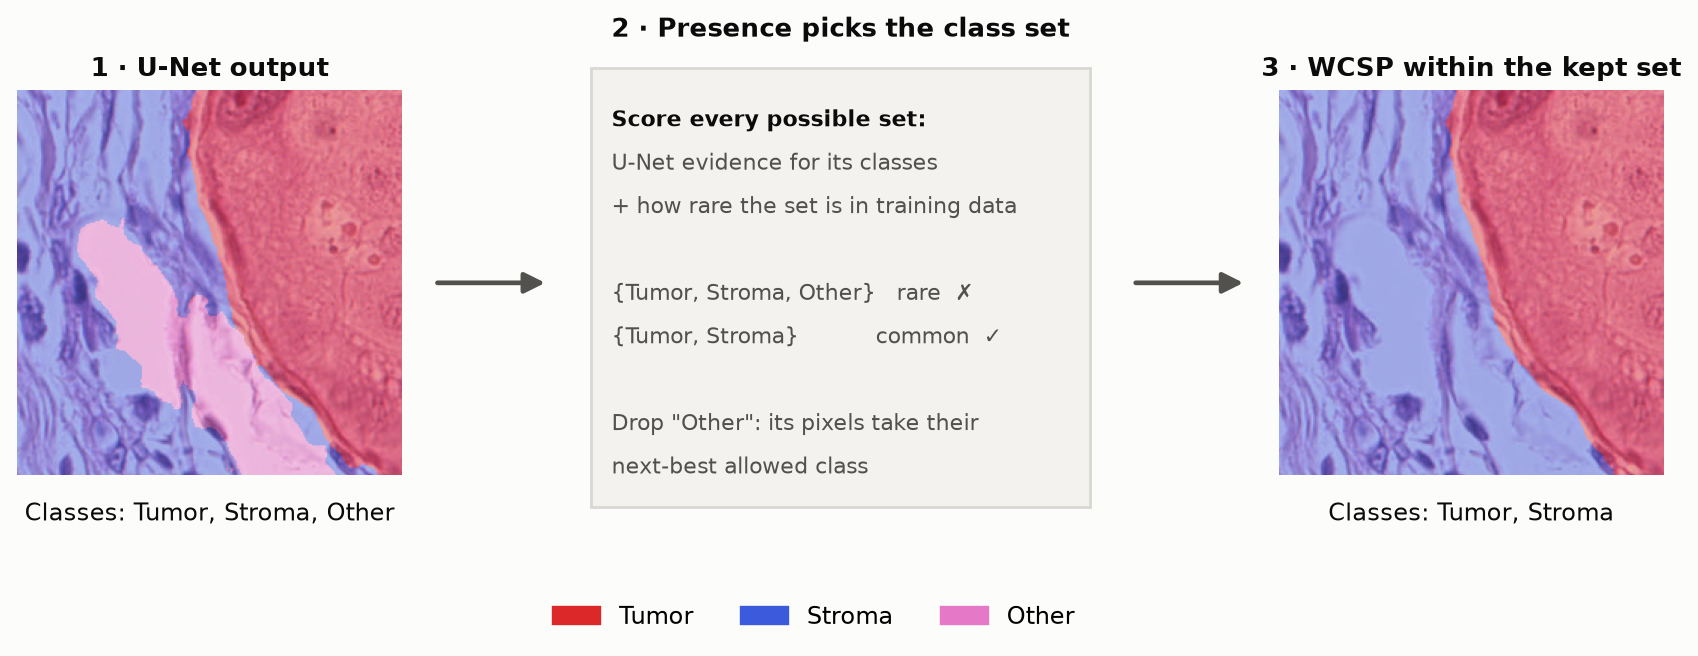

Recreate this plot in Python.
# How the presence rule works, on one real BCSS dev tile (tile 1 of the method examples):
# U-Net output and its class set -> presence picks an allowed set -> WCSP within that set.
#
#   python deliverables/figures_20261123/presence_diagram.py

import sys
from pathlib import Path

import matplotlib

matplotlib.use("Agg")
import matplotlib.pyplot as plt  # noqa: E402
import numpy as np  # noqa: E402

OUT = Path(__file__).resolve().parent
sys.path.insert(0, str(OUT.parents[1]))

from wcsp import pipeline  # noqa: E402
from wcsp.config import load_config  # noqa: E402
from wcsp.labels import COLORS, IGNORE  # noqa: E402
from wcsp.viz import overlay  # noqa: E402

TILE = "TCGA-D8-A1JG-DX1_xmin15677_ymin69205_MPP-0_512_3072_size512"
RUN = Path("/scratch1/ubhuwani/wcsp/runs/r_g3000/dev/shard_0000_of_0001.npz")
NAMES = ["Tumor", "Inflammatory", "Stroma", "Necrosis", "Other"]
INK, MUTED, SURFACE, BOX = "#0b0b0b", "#52514e", "#fcfcfb", "#f3f2ee"


def class_set(labels, target):
    ok = target != IGNORE
    share = np.bincount(labels[ok].astype(int), minlength=5)[:5] / ok.sum()
    return [NAMES[k] for k in range(5) if share[k] >= 0.01]


def main():
    cfg = load_config("experiments/bcss_wcsp/configs/bcss_rules.yaml")
    data = pipeline.dataset_for(cfg, "dev")
    sample = data[data.index(TILE)]
    z = np.load(RUN)
    i = [str(t) for t in z["ids"]].index(TILE)
    img, target, raw, out = sample.grid_image[..., :3], sample.grid_target, z["argmax"][i], z["wcsp"][i]

    fig = plt.figure(figsize=(12.5, 3.9))
    gs = fig.add_gridspec(1, 5, width_ratios=[1, 0.38, 1.35, 0.38, 1], wspace=0.05)
    panels = [(0, overlay(img, raw), "1 · U-Net output", "Classes: " + ", ".join(class_set(raw, target))),
              (4, overlay(img, out), "3 · WCSP within the kept set", "Classes: " + ", ".join(class_set(out, target)))]
    for col, im, title, sub in panels:
        ax = fig.add_subplot(gs[0, col])
        ax.imshow(im)
        ax.set_xticks([])
        ax.set_yticks([])
        for sp in ax.spines.values():
            sp.set_visible(False)
        ax.set_title(title, fontsize=11, color=INK, fontweight="bold")
        ax.text(0.5, -0.07, sub, transform=ax.transAxes, ha="center", va="top", fontsize=10, color=INK)

    mid = fig.add_subplot(gs[0, 2])
    mid.axis("off")
    mid.set_xlim(0, 1)
    mid.set_ylim(0, 1)
    mid.add_patch(plt.Rectangle((0.02, 0.06), 0.96, 0.86, facecolor=BOX, edgecolor="#d9d8d2", linewidth=1.2))
    mid.text(0.5, 0.97, "2 · Presence picks the class set", ha="center", va="bottom", fontsize=11, color=INK,
             fontweight="bold")
    lines = [("Score every possible set:", True),
             ("U-Net evidence for its classes", False),
             ("+ how rare the set is in training data", False),
             ("", False),
             ("{Tumor, Stroma, Other}   rare  ✗", False),
             ("{Tumor, Stroma}           common  ✓", False),
             ("", False),
             ("Drop \"Other\": its pixels take their", False),
             ("next-best allowed class", False)]
    for j, (text, bold) in enumerate(lines):
        mid.text(0.06, 0.84 - j * 0.085, text, fontsize=9.5, color=INK if bold else MUTED,
                 fontweight="bold" if bold else "normal", va="top", family="DejaVu Sans")
    for col in (1, 3):
        ax = fig.add_subplot(gs[0, col])
        ax.axis("off")
        ax.annotate("", xy=(0.9, 0.5), xytext=(0.1, 0.5), xycoords="axes fraction",
                    arrowprops={"arrowstyle": "-|>", "color": MUTED, "lw": 2, "mutation_scale": 18})
    handles = [plt.Rectangle((0, 0), 1, 1, color=np.asarray(COLORS[k]) / 255) for k in (0, 2, 4)]
    fig.legend(handles, ["Tumor", "Stroma", "Other"], loc="lower center", ncol=3, frameon=False,
               bbox_to_anchor=(0.5, -0.06))
    fig.savefig(OUT / "presence_diagram.png", dpi=170, bbox_inches="tight", facecolor=SURFACE)


if __name__ == "__main__":
    main()
